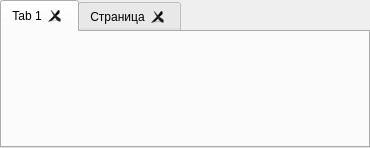
<?xml version="1.0" encoding="UTF-8"?>
<ui version="4.0">
 <class>Multiple</class>
 <widget class="QWidget" name="Multiple">
  <property name="geometry">
   <rect>
    <x>0</x>
    <y>0</y>
    <width>370</width>
    <height>148</height>
   </rect>
  </property>
  <property name="windowTitle">
   <string>Form</string>
  </property>
  <widget class="QTabWidget" name="tabWidget">
   <property name="geometry">
    <rect>
     <x>0</x>
     <y>0</y>
     <width>370</width>
     <height>148</height>
    </rect>
   </property>
   <property name="currentIndex">
    <number>0</number>
   </property>
   <property name="tabsClosable">
    <bool>true</bool>
   </property>
   <widget class="TabForm" name="tabFirst">
    <attribute name="title">
     <string>Tab 1</string>
    </attribute>
   </widget>
   <widget class="QWidget" name="tabAdd">
    <attribute name="title">
     <string>Страница</string>
    </attribute>
   </widget>
  </widget>
 </widget>
 <customwidgets>
  <customwidget>
   <class>TabForm</class>
   <extends>QWidget</extends>
   <header>tabform.h</header>
   <container>1</container>
  </customwidget>
 </customwidgets>
 <resources/>
 <connections/>
</ui>
